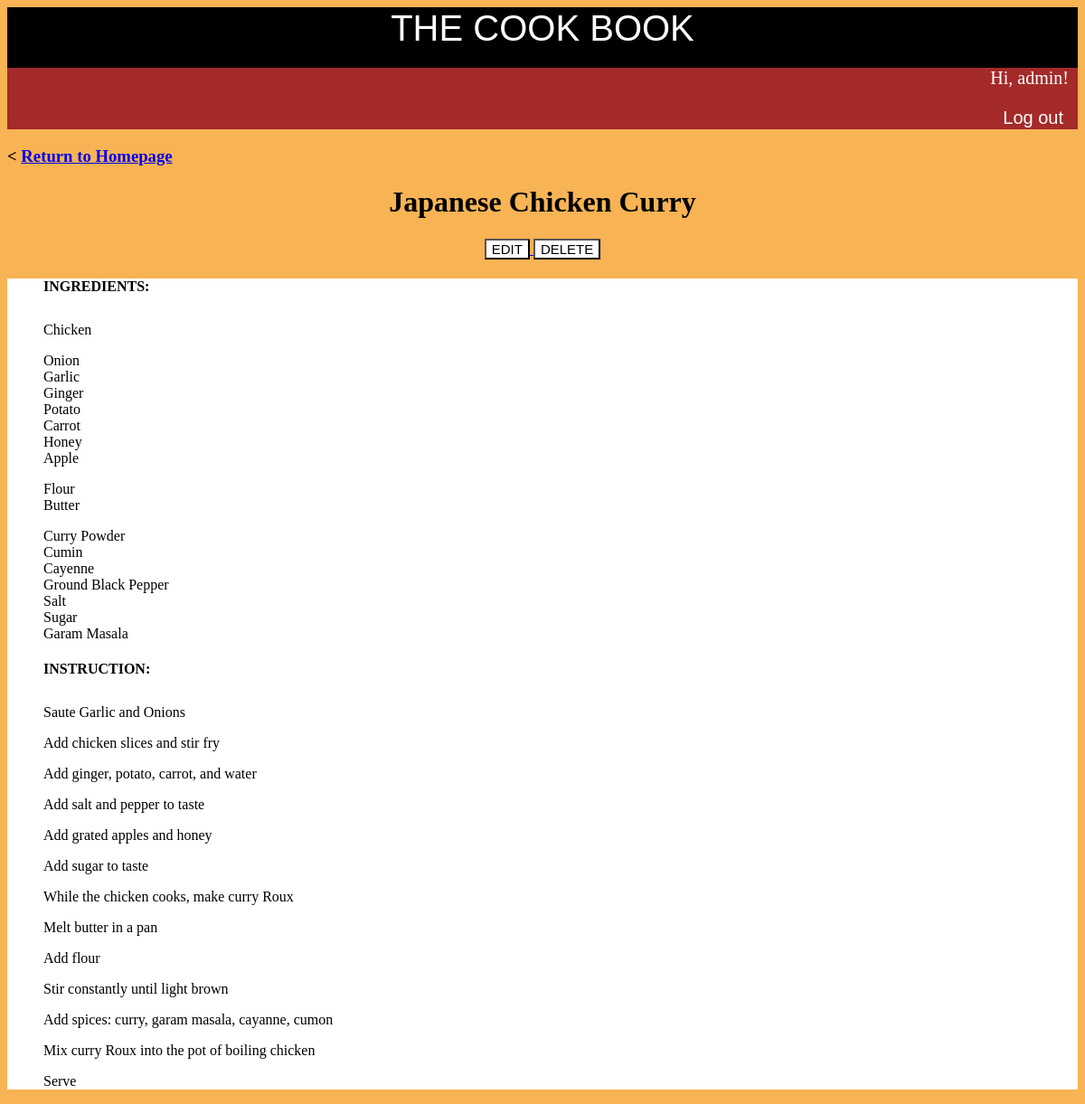
/1/ (signed in), run on the app's committed database.
### cookbook/models.py (models this page shows, shortened)
class Recipe(models.Model):
    recipe_title = models.CharField(max_length = 250)
    ingredients = models.TextField()
    instruction = models.TextField()

### cookbook/views.py (the view)
# urls.py: path('<pk>/', views.RecipeView.as_view(), name = 'recipe'),
class RecipeView(generic.DetailView):
    model = Recipe
    template_name = 'cookbook/recipe.html'

### cookbook/templates/cookbook/recipe.html (shortened to what this page needs)
{% extends 'cookbook/base.html' %}
{% block body %}
<div>
    <h3>
        &lt;
        <a href = "{% url 'cookbook:index' %}">
            Return to Homepage
        </a>
    </h3>
    <center><h1>{{ recipe.recipe_title }}</h1></center>
    <center>
        <a href="{% url 'cookbook:recipe-update' recipe.id %}" method = "post">
            <button class = "action">
                EDIT
            </button>
        </a>
        <a href="{% url 'cookbook:recipe-delete' recipe.id %}" method = "post">
            <button class = "action">
                DELETE
            </button>
        </a>
    </center>
        <ul class = "background_white">
            <div>
                <h4>INGREDIENTS:</h4>
                <p class = "text_30">{{ recipe.ingredients|linebreaks }}</p>
            </div>
            <div>
                <h4>INSTRUCTION:</h4>
                <p class = "text_30">{{ recipe.instruction|linebreaks }}</p>
            </div>
        </ul>
</div>
{% endblock %}

### cookbook/templates/cookbook/base.html (shortened to what this page needs)
<!DOCTYPE html>
<html lang="en">
<head>
    {% load static %}
    <link rel = stylesheet type = "text/css" href="{% static 'nav.css' %}">
</head>
<body>
    <nav>
        <ul class = "nav">
            <li>
                <center>
                    <a href = "{% url 'cookbook:index' %}">
                        <button class = "navhead">
                                THE COOK BOOK
                        </button>
                    </a>
                </center>
            </li>
            <li class = "navtab">
                {% if request.user.is_authenticated %}
                <p class = "textTab">
                    Hi, {{ request.user.username }}!
                </p>
                <a href = "{% url 'cookbook:logout' %}">
                    <button class = "textTab">
                        Log out
                    </button>
                </a>
                {% endif %}
            </li>
        </ul>
    </nav>
{% block body %}
{% endblock %}
</body>
</html>

### website/static/nav.css (style rules this page uses)
.navhead { font-size: 40px; color: white; border: 0; background: none; box-shadow: none; border-radius: 0px; cursor: pointer; }
.action { font-size: 15px; color: black; border: 1; background: white; box-shadow: none; border-radius: 1px; cursor: pointer; }
.navtab { background-color: brown; }
.textTab { font-size: 20px; color:white; margin-right: 10px; border: 0; background: none; box-shadow: none; border-radius: 0px; cursor: pointer; }
.nav { list-style-type: none; margin: 0; padding: 0; text-align: right; background-color: black; }
.text_30 { font-size: 30px; }
.background_white { background-color: white; }
body { background-color: #f7b354; }

### data on the page
Recipe: recipe_title "Japanese Chicken Curry", ingredients "Chicken Onion Garlic Ginger Potato Carrot Honey Apple Flour Butter Curry Powder Cumin Cayenne Ground Black Pepper Salt Sugar Garam Masala", instruction "Saute Garlic and Onions Add chicken slices and stir fry Add ginger, potato, carrot, and water Add salt and pepper to taste Add grated apples and honey Add sugar to taste While the chicken cooks, make curry Roux Melt butter in a pan Add flour Stir constantly until light brown Add spices: curry, garam masala, cayanne, cumon Mix curry Roux into the pot of boiling chicken Serve"

### other printed values
{{ request.user.username }} "admin"
